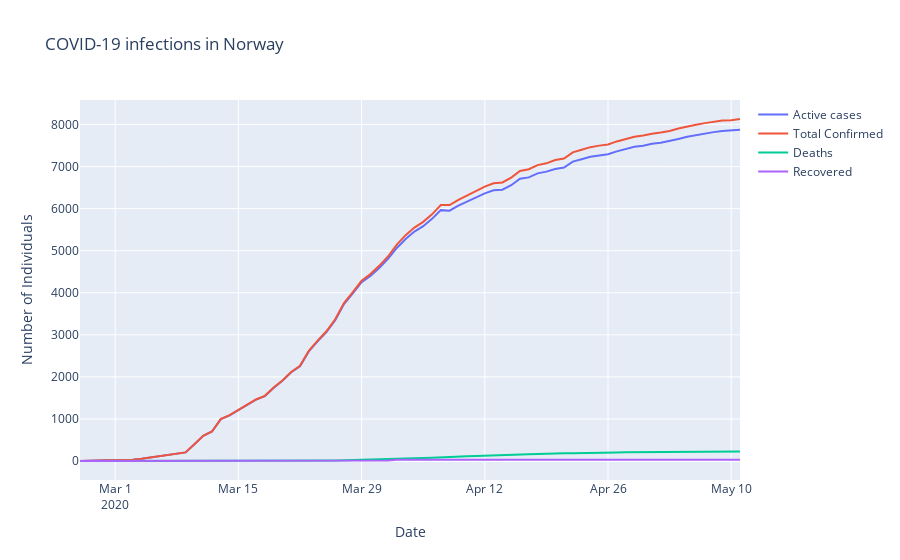

Notebook code cell kept with this figure:
### Code cell
region = 'Norway'

fig = go.Figure()
fig.add_trace(go.Scatter(
                x=df[df['Country/Region'] == region].groupby('date')['date'].first(),
                y=df[df['Country/Region'] == region].groupby('date')['Active'].sum(),
                name="Active cases"))

fig.add_trace(go.Scatter(
                x=df[df['Country/Region'] == region].groupby('date')['date'].first(),
                y=df[df['Country/Region'] == region].groupby('date')['Confirmed'].sum(),
                name="Total Confirmed"))

fig.add_trace(go.Scatter(
                x=df[df['Country/Region'] == region].groupby('date')['date'].first(),
                y=df[df['Country/Region'] == region].groupby('date')['Deaths'].sum(),
                name="Deaths"))

fig.add_trace(go.Scatter(
                x=df[df['Country/Region'] == region].groupby('date')['date'].first(),
                y=df[df['Country/Region'] == region].groupby('date')['Recovered'].sum(),
                name="Recovered"))

fig.update_layout(title="COVID-19 infections in {}".format(region),
                  xaxis_title="Date",
                  yaxis_title="Number of Individuals")

fig.show()
